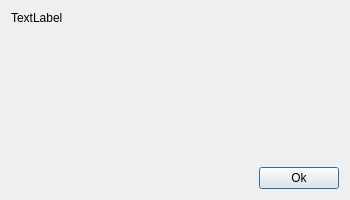
<?xml version="1.0" encoding="UTF-8"?>
<ui version="4.0">
 <class>StatsWindow</class>
 <widget class="QDialog" name="StatsWindow">
  <property name="geometry">
   <rect>
    <x>0</x>
    <y>0</y>
    <width>350</width>
    <height>200</height>
   </rect>
  </property>
  <property name="windowTitle">
   <string>Estatísticas do Mês</string>
  </property>
  <layout class="QGridLayout" name="gridLayout">
   <item row="0" column="0">
    <widget class="QLabel" name="label">
     <property name="text">
      <string>TextLabel</string>
     </property>
    </widget>
   </item>
   <item row="1" column="2">
    <spacer name="verticalSpacer">
     <property name="orientation">
      <enum>Qt::Vertical</enum>
     </property>
     <property name="sizeHint" stdset="0">
      <size>
       <width>20</width>
       <height>130</height>
      </size>
     </property>
    </spacer>
   </item>
   <item row="2" column="1">
    <spacer name="horizontalSpacer">
     <property name="orientation">
      <enum>Qt::Horizontal</enum>
     </property>
     <property name="sizeHint" stdset="0">
      <size>
       <width>178</width>
       <height>20</height>
      </size>
     </property>
    </spacer>
   </item>
   <item row="2" column="2">
    <widget class="QPushButton" name="okButton">
     <property name="text">
      <string>Ok</string>
     </property>
    </widget>
   </item>
  </layout>
 </widget>
 <resources/>
 <connections>
  <connection>
   <sender>okButton</sender>
   <signal>clicked()</signal>
   <receiver>StatsWindow</receiver>
   <slot>accept()</slot>
   <hints>
    <hint type="sourcelabel">
     <x>300</x>
     <y>178</y>
    </hint>
    <hint type="destinationlabel">
     <x>174</x>
     <y>99</y>
    </hint>
   </hints>
  </connection>
 </connections>
</ui>
